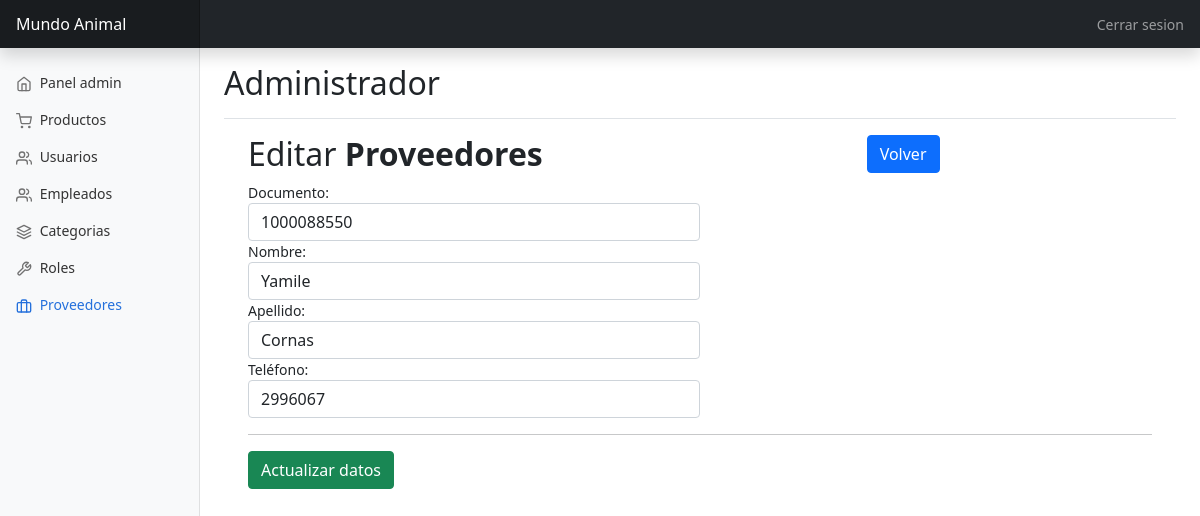
/crud/updateProveedor.php?idproveedor=1000088550, run on the app's committed database.
### tables this page shows
CREATE TABLE  proveedor (
  idproveedor BIGINT PRIMARY KEY NOT NULL,
  nombre VARCHAR(45) NOT NULL,
  apellido VARCHAR(45) NOT NULL,
  telefono VARCHAR(45));

### db/database.php (called while the page is built, shortened)
<?php
	class Database{
		private $con;
		private $dbhost="localhost";
		private $dbuser="root";
		private $dbpass="root";
		private $dbname="mundoanimal";
		public function connect_db(){
			$this->con = mysqli_connect($this->dbhost, $this->dbuser, $this->dbpass, $this->dbname);
		}
        public function single_recordProveedor($idproveedor){
			$sql = "SELECT * FROM proveedor where idproveedor='$idproveedor'";
			$res = mysqli_query($this->con, $sql);
				$return = mysqli_fetch_object($res );
					return $return ;
		}
}
?>

### crud/updateProveedor.php (the view, shortened to what this page needs)
<?php
if (isset($_GET['idproveedor'])) {
  $idproveedor = intval($_GET['idproveedor']);
} else {
  header("location: proveedores.php");
}
?>
<!doctype html>
<html lang="en">
<head>
  <link href="https://cdn.jsdelivr.net/npm/bootstrap@5.1.3/dist/css/bootstrap.min.css" rel="stylesheet">
  <link href="../css/dashboard.css" rel="stylesheet">
</head>
<body>
  <header class="navbar navbar-dark sticky-top bg-dark flex-md-nowrap p-0 shadow">
    <a class="navbar-brand col-md-3 col-lg-2 me-0 px-3" href="#">Mundo Animal</a>
    <div class="navbar-nav">
      <div class="nav-item text-nowrap">
        <a class="nav-link px-3" href="../view/logout.php">Cerrar sesion</a>
      </div>
    </div>
  </header>
  <div class="container-fluid">
    <div class="row">
      <nav id="sidebarMenu" class="col-md-3 col-lg-2 d-md-block bg-light sidebar collapse">
        <div class="position-sticky pt-3">
          <ul class="nav flex-column">
            <li class="nav-item">
              <a class="nav-link" href="../view/admin.php">
                <span data-feather="home"></span>
                Panel admin
              </a>
            </li>
            <li class="nav-item">
              <a class="nav-link" href="../view/productos.php">
                <span data-feather="shopping-cart"></span>
                Productos
              </a>
            </li>
            <li class="nav-item">
              <a class="nav-link" href="../view/user.php">
                <span data-feather="users"></span>
                Usuarios
              </a>
            </li>
            <li class="nav-item">
              <a class="nav-link" href="../view/empleados.php">
                <span data-feather="users"></span>
                Empleados
              </a>
            </li>
            <li class="nav-item">
              <a class="nav-link" href="../view/categoria.php">
                <span data-feather="layers"></span>
                Categorias
              </a>
            </li>
            <li class="nav-item">
              <a class="nav-link" href="../view/roles.php">
                <span data-feather="tool"></span>
                Roles
              </a>
            </li>
            <li class="nav-item">
              <a class="nav-link  active" href="../view/proveedores.php">
                <span data-feather="briefcase"></span>
                Proveedores
              </a>
            </li>
          </ul>
        </div>
      </nav>
      <main class="col-md-9 ms-sm-auto col-lg-10 px-md-4">
        <div class="d-flex justify-content-between flex-wrap flex-md-nowrap align-items-center pt-3 pb-2 mb-3 border-bottom">
          <h1 class="h2">Administrador</h1>
        </div>
        <div class="container">
          <div class="table-wrapper">
            <div class="table-title">
              <div class="row">
                <div class="col-sm-8">
                  <h2>Editar <b>Proveedores</b></h2>
                </div>
                <div class="col-sm-4">
                  <a href="../view/proveedores.php" class="btn btn-primary"><i class="fa fa-arrow-left"></i> Volver</a>
                </div>
              </div>
            </div>
            <?php
            include("../db/database.php");
            $proveedores = new Database();
            ?>
            <?php
            $datos_cliente = $proveedores->single_recordProveedor($idproveedor);
            ?>
            <div class="row">
              <form method="post">
                <div class="col-md-6">
                  <label>Documento:</label>
                  <input type="number" name="idproveedor" id="idproveedor" class='form-control' maxlength="15" required value="<?php echo $datos_cliente->idproveedor; ?>">
                </div>
                <div class="col-md-6">
                  <label>Nombre:</label>
                  <input type="text" name="nombre" id="nombre" class='form-control' maxlength="100" required value="<?php echo $datos_cliente->nombre; ?>">
                </div>
                <div class="col-md-6">
                  <label>Apellido:</label>
                  <input type="text" name="apellido" id="apellido" class='form-control' maxlength="100" required value="<?php echo $datos_cliente->apellido; ?>">
                </div>
                <div class="col-md-6">
                  <label>Teléfono:</label>
                  <input type="number" name="telefono" id="telefono" class='form-control' maxlength="15" required value="<?php echo $datos_cliente->telefono; ?>">
                </div>
                <div>
                  <hr>
                  <button type="submit" class="btn btn-success">Actualizar datos</button>
                </div>
              </form>
            </div>
          </div>
        </div>
      </main>
    </div>
  </div>
</body>
</html>

### css/dashboard.css (style rules this page uses)
body { font-size: .875rem; }
.feather { width: 16px; height: 16px; vertical-align: text-bottom; }
.sidebar { position: fixed; top: 0; bottom: 0; left: 0; z-index: 100; padding: 48px 0 0; box-shadow: inset -1px 0 0 rgba(0, 0, 0, .1); }
.sidebar .nav-link { font-weight: 500; color: #333; }
.sidebar .nav-link .feather { margin-right: 4px; color: #727272; }
.sidebar .nav-link.active { color: #2470dc; }
.sidebar .nav-link:hover .feather, .sidebar .nav-link.active .feather { color: inherit; }
.navbar-brand { padding-top: .75rem; padding-bottom: .75rem; font-size: 1rem; background-color: rgba(0, 0, 0, .25); box-shadow: inset -1px 0 0 rgba(0, 0, 0, .25); }

### data on the page
proveedor: idproveedor "1000088550", nombre "Yamile", apellido "Cornas", telefono "2996067"
